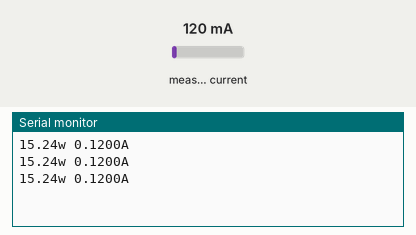
A sketch run on a simulated ESP32-C3. Shown: the last lines printed to the serial monitor. The test bench sets the inputs (shaded band); at power-on: measured current 120 mA.

Above: at 1.7 s.
1.8 s: measured current set to 40 mA
At 2.27 s:
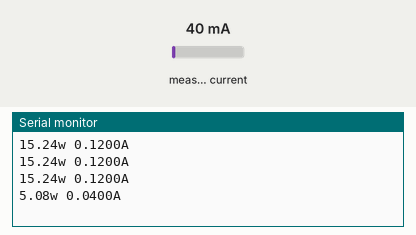
3.3 s: measured current set to 500 mA
At 3.75 s:
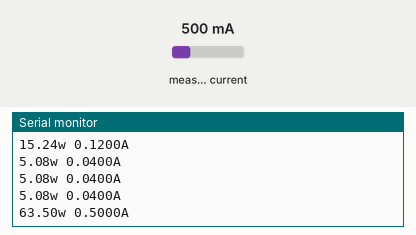
Timing chart, 0 to 6.3 s (numbered marks = the images above; inputs shaded):
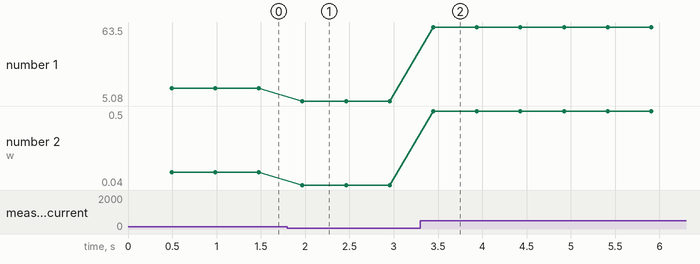

Measured:
- after the input at 1.8 s, the serial monitor: prints a new line after 0.17 s (image 1)
- after the input at 3.3 s, the serial monitor: prints a new line after 0.15 s (image 2)
- plotted number 1: 15.24 → 5.08 after the input at 1.8 s, 5.08 → 63.5 after the input at 3.3 s
- plotted number 2: 0.12 → 0.04 after the input at 1.8 s, 0.04 → 0.5 after the input at 3.3 s

The sketch:

Q1112-Sketch.ino
```cpp
#include "EmonLib.h"
#define pinSensor 4   //ARDUINO=A0   ESP32=27   ESP32C3mini=4

EnergyMonitor emon1;

int tensao = 127;  //volts

void setup()
{
  Serial.begin(9600);

  //ARDUINO
  // .current: porta, calibracao
  //emon1.current(pinSensor, 0.191);  //calibrado para max. 100mA     (teórico: 2000/33000=0.061)
  //emon1.current(pinSensor, 0.646);  //calibrado para max. 500mA     (teórico: 2000/6800=0.294)
  //emon1.current(pinSensor, 1.269);  //calibrado para max. 1A        (teórico: 2000/3300=0.606)
  //emon1.current(pinSensor, 8.84);   //calibrado para max. 10A       (teórico: 2000/330=6.061)


  //ESP32
  // .current: porta, calibracao
  //emon1.current(pinSensor, 0.053);  //calibrado para max. 100mA     (teórico: 2000/22000=0.091)
  //emon1.current(pinSensor, 0.180);  //calibrado para max. 500mA     (teórico: 2000/4300=0.465)
  //emon1.current(pinSensor, 0.344);  //calibrado para max. 1A        (teórico: 2000/2200=0.909)
  emon1.current(pinSensor, 2.466);  //calibrado para max. 10A       (teórico: 2000/220=9.091)
}

void loop()
{
  double Irms = emon1.calcIrms(4096);  //(Arduino=1480    ESP32=4096)

  Serial.print(Irms * tensao);	 // Potencia em Watt
  Serial.print("w ");
  Serial.print(Irms, 4);		         // Irms (Corrente RMS)
  Serial.println("A ");
}
```
